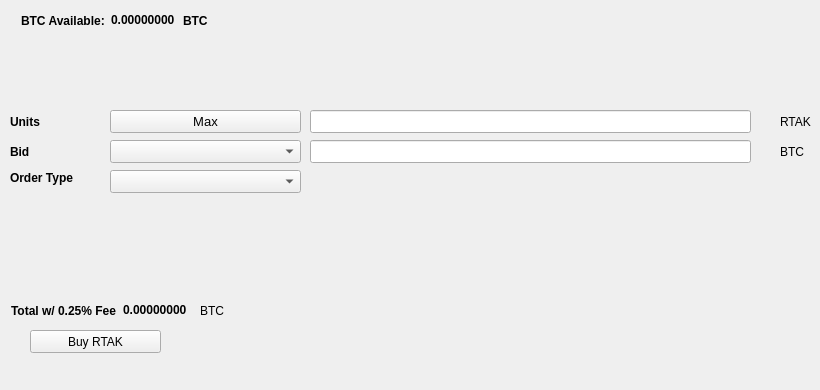
   <widget class="QWidget" name="BuyTab">
    <attribute name="title">
     <string>Buy</string>
    </attribute>
    <widget class="QPushButton" name="BuyRTAK">
     <property name="geometry">
      <rect>
       <x>30</x>
       <y>330</y>
       <width>131</width>
       <height>23</height>
      </rect>
     </property>
     <property name="text">
      <string>Buy RTAK</string>
     </property>
     <property name="icon">
      <iconset resource="../rtak.qrc">
       <normaloff>:/icons/bitcoin</normaloff>:/icons/bitcoin</iconset>
     </property>
    </widget>
    <widget class="QLabel" name="label_3">
     <property name="geometry">
      <rect>
       <x>10</x>
       <y>110</y>
       <width>46</width>
       <height>23</height>
      </rect>
     </property>
     <property name="font">
      <font>
       <weight>75</weight>
       <bold>true</bold>
      </font>
     </property>
     <property name="text">
      <string>Units</string>
     </property>
    </widget>
    <widget class="QLineEdit" name="UnitsInput">
     <property name="geometry">
      <rect>
       <x>310</x>
       <y>110</y>
       <width>441</width>
       <height>23</height>
      </rect>
     </property>
     <property name="font">
      <font>
       <pointsize>9</pointsize>
       <weight>75</weight>
       <bold>true</bold>
      </font>
     </property>
    </widget>
    <widget class="QLineEdit" name="BuyBidPriceEdit">
     <property name="geometry">
      <rect>
       <x>310</x>
       <y>140</y>
       <width>441</width>
       <height>23</height>
      </rect>
     </property>
     <property name="font">
      <font>
       <pointsize>9</pointsize>
       <weight>75</weight>
       <bold>true</bold>
      </font>
     </property>
    </widget>
    <widget class="QLabel" name="label_4">
     <property name="geometry">
      <rect>
       <x>780</x>
       <y>110</y>
       <width>31</width>
       <height>23</height>
      </rect>
     </property>
     <property name="text">
      <string>RTAK</string>
     </property>
    </widget>
    <widget class="QLabel" name="label_5">
     <property name="geometry">
      <rect>
       <x>780</x>
       <y>140</y>
       <width>31</width>
       <height>23</height>
      </rect>
     </property>
     <property name="text">
      <string>BTC</string>
     </property>
    </widget>
    <widget class="QLabel" name="label_6">
     <property name="geometry">
      <rect>
       <x>10</x>
       <y>140</y>
       <width>46</width>
       <height>23</height>
      </rect>
     </property>
     <property name="font">
      <font>
       <weight>75</weight>
       <bold>true</bold>
      </font>
     </property>
     <property name="text">
      <string>Bid</string>
     </property>
    </widget>
    <widget class="QLabel" name="label_7">
     <property name="geometry">
      <rect>
       <x>10</x>
       <y>170</y>
       <width>91</width>
       <height>16</height>
      </rect>
     </property>
     <property name="font">
      <font>
       <weight>75</weight>
       <bold>true</bold>
      </font>
     </property>
     <property name="text">
      <string>Order Type</string>
     </property>
    </widget>
    <widget class="QPushButton" name="Buy_Max_Amount">
     <property name="geometry">
      <rect>
       <x>110</x>
       <y>110</y>
       <width>191</width>
       <height>23</height>
      </rect>
     </property>
     <property name="font">
      <font>
       <pointsize>10</pointsize>
      </font>
     </property>
     <property name="text">
      <string>Max</string>
     </property>
    </widget>
    <widget class="QComboBox" name="BuyBidcomboBox">
     <property name="geometry">
      <rect>
       <x>110</x>
       <y>140</y>
       <width>191</width>
       <height>23</height>
      </rect>
     </property>
     <property name="font">
      <font>
       <pointsize>10</pointsize>
      </font>
     </property>
    </widget>
    <widget class="QComboBox" name="buyOrdertypeCombo">
     <property name="geometry">
      <rect>
       <x>110</x>
       <y>170</y>
       <width>191</width>
       <height>23</height>
      </rect>
     </property>
     <property name="font">
      <font>
       <pointsize>10</pointsize>
      </font>
     </property>
    </widget>
    <widget class="QWidget" name="layoutWidget1">
     <property name="geometry">
      <rect>
       <x>21</x>
       <y>11</y>
       <width>227</width>
       <height>19</height>
      </rect>
     </property>
     <layout class="QHBoxLayout" name="horizontalLayout_3">
      <item>
       <widget class="QLabel" name="label232">
        <property name="font">
         <font>
          <weight>75</weight>
          <bold>true</bold>
         </font>
        </property>
        <property name="text">
         <string>BTC Available:</string>
        </property>
       </widget>
      </item>
      <item>
       <widget class="QLabel" name="BtcAvailableLbl">
        <property name="palette">
         <palette>
          <active>
           <colorrole role="WindowText">
            <brush brushstyle="SolidPattern">
             <color alpha="255">
              <red>0</red>
              <green>0</green>
              <blue>0</blue>
             </color>
            </brush>
           </colorrole>
           <colorrole role="Button">
            <brush brushstyle="SolidPattern">
             <color alpha="255">
              <red>0</red>
              <green>170</green>
              <blue>0</blue>
             </color>
            </brush>
           </colorrole>
           <colorrole role="Light">
            <brush brushstyle="SolidPattern">
             <color alpha="255">
              <red>0</red>
              <green>255</green>
              <blue>0</blue>
             </color>
            </brush>
           </colorrole>
           <colorrole role="Midlight">
            <brush brushstyle="SolidPattern">
             <color alpha="255">
              <red>0</red>
              <green>212</green>
              <blue>0</blue>
             </color>
            </brush>
           </colorrole>
           <colorrole role="Dark">
            <brush brushstyle="SolidPattern">
             <color alpha="255">
              <red>0</red>
              <green>85</green>
              <blue>0</blue>
             </color>
            </brush>
           </colorrole>
           <colorrole role="Mid">
            <brush brushstyle="SolidPattern">
             <color alpha="255">
              <red>0</red>
              <green>113</green>
              <blue>0</blue>
             </color>
            </brush>
           </colorrole>
           <colorrole role="Text">
            <brush brushstyle="SolidPattern">
             <color alpha="255">
              <red>0</red>
              <green>170</green>
              <blue>0</blue>
             </color>
            </brush>
           </colorrole>
           <colorrole role="BrightText">
            <brush brushstyle="SolidPattern">
             <color alpha="255">
              <red>255</red>
              <green>255</green>
              <blue>255</blue>
             </color>
            </brush>
           </colorrole>
           <colorrole role="ButtonText">
            <brush brushstyle="SolidPattern">
             <color alpha="255">
              <red>0</red>
              <green>0</green>
              <blue>0</blue>
             </color>
            </brush>
           </colorrole>
           <colorrole role="Base">
            <brush brushstyle="SolidPattern">
             <color alpha="255">
              <red>255</red>
              <green>255</green>
              <blue>255</blue>
             </color>
            </brush>
           </colorrole>
           <colorrole role="Window">
            <brush brushstyle="SolidPattern">
             <color alpha="255">
              <red>0</red>
              <green>170</green>
              <blue>0</blue>
             </color>
            </brush>
           </colorrole>
           <colorrole role="Shadow">
            <brush brushstyle="SolidPattern">
             <color alpha="255">
              <red>0</red>
              <green>0</green>
              <blue>0</blue>
             </color>
            </brush>
           </colorrole>
           <colorrole role="AlternateBase">
            <brush brushstyle="SolidPattern">
             <color alpha="255">
              <red>127</red>
              <green>212</green>
              <blue>127</blue>
             </color>
            </brush>
           </colorrole>
           <colorrole role="ToolTipBase">
            <brush brushstyle="SolidPattern">
             <color alpha="255">
              <red>255</red>
              <green>255</green>
              <blue>220</blue>
             </color>
            </brush>
           </colorrole>
           <colorrole role="ToolTipText">
            <brush brushstyle="SolidPattern">
             <color alpha="255">
              <red>0</red>
              <green>0</green>
              <blue>0</blue>
             </color>
            </brush>
           </colorrole>
          </active>
          <inactive>
           <colorrole role="WindowText">
            <brush brushstyle="SolidPattern">
             <color alpha="255">
              <red>0</red>
              <green>0</green>
              <blue>0</blue>
             </color>
            </brush>
           </colorrole>
           <colorrole role="Button">
            <brush brushstyle="SolidPattern">
             <color alpha="255">
              <red>0</red>
              <green>170</green>
              <blue>0</blue>
             </color>
            </brush>
           </colorrole>
           <colorrole role="Light">
            <brush brushstyle="SolidPattern">
             <color alpha="255">
              <red>0</red>
              <green>255</green>
              <blue>0</blue>
             </color>
            </brush>
           </colorrole>
           <colorrole role="Midlight">
            <brush brushstyle="SolidPattern">
             <color alpha="255">
              <red>0</red>
              <green>212</green>
              <blue>0</blue>
             </color>
            </brush>
           </colorrole>
           <colorrole role="Dark">
            <brush brushstyle="SolidPattern">
             <color alpha="255">
              <red>0</red>
              <green>85</green>
              <blue>0</blue>
             </color>
            </brush>
           </colorrole>
           <colorrole role="Mid">
            <brush brushstyle="SolidPattern">
             <color alpha="255">
              <red>0</red>
              <green>113</green>
              <blue>0</blue>
             </color>
            </brush>
           </colorrole>
           <colorrole role="Text">
            <brush brushstyle="SolidPattern">
             <color alpha="255">
              <red>0</red>
              <green>170</green>
              <blue>0</blue>
             </color>
            </brush>
           </colorrole>
           <colorrole role="BrightText">
            <brush brushstyle="SolidPattern">
             <color alpha="255">
              <red>255</red>
              <green>255</green>
              <blue>255</blue>
             </color>
            </brush>
           </colorrole>
           <colorrole role="ButtonText">
            <brush brushstyle="SolidPattern">
             <color alpha="255">
              <red>0</red>
              <green>0</green>
              <blue>0</blue>
             </color>
            </brush>
           </colorrole>
           <colorrole role="Base">
            <brush brushstyle="SolidPattern">
             <color alpha="255">
              <red>255</red>
              <green>255</green>
              <blue>255</blue>
             </color>
            </brush>
           </colorrole>
           <colorrole role="Window">
            <brush brushstyle="SolidPattern">
             <color alpha="255">
              <red>0</red>
              <green>170</green>
              <blue>0</blue>
             </color>
            </brush>
           </colorrole>
           <colorrole role="Shadow">
            <brush brushstyle="SolidPattern">
             <color alpha="255">
              <red>0</red>
              <green>0</green>
              <blue>0</blue>
             </color>
            </brush>
           </colorrole>
           <colorrole role="AlternateBase">
            <brush brushstyle="SolidPattern">
             <color alpha="255">
              <red>127</red>
              <green>212</green>
              <blue>127</blue>
             </color>
            </brush>
           </colorrole>
           <colorrole role="ToolTipBase">
            <brush brushstyle="SolidPattern">
             <color alpha="255">
              <red>255</red>
              <green>255</green>
              <blue>220</blue>
             </color>
            </brush>
           </colorrole>
           <colorrole role="ToolTipText">
            <brush brushstyle="SolidPattern">
             <color alpha="255">
              <red>0</red>
              <green>0</green>
              <blue>0</blue>
             </color>
            </brush>
           </colorrole>
          </inactive>
          <disabled>
           <colorrole role="WindowText">
            <brush brushstyle="SolidPattern">
             <color alpha="255">
              <red>0</red>
              <green>85</green>
              <blue>0</blue>
             </color>
            </brush>
           </colorrole>
           <colorrole role="Button">
            <brush brushstyle="SolidPattern">
             <color alpha="255">
              <red>0</red>
              <green>170</green>
              <blue>0</blue>
             </color>
            </brush>
           </colorrole>
           <colorrole role="Light">
            <brush brushstyle="SolidPattern">
             <color alpha="255">
              <red>0</red>
              <green>255</green>
              <blue>0</blue>
             </color>
            </brush>
           </colorrole>
           <colorrole role="Midlight">
            <brush brushstyle="SolidPattern">
             <color alpha="255">
              <red>0</red>
              <green>212</green>
              <blue>0</blue>
             </color>
            </brush>
           </colorrole>
           <colorrole role="Dark">
            <brush brushstyle="SolidPattern">
             <color alpha="255">
              <red>0</red>
              <green>85</green>
              <blue>0</blue>
             </color>
            </brush>
           </colorrole>
           <colorrole role="Mid">
            <brush brushstyle="SolidPattern">
             <color alpha="255">
              <red>0</red>
              <green>113</green>
              <blue>0</blue>
             </color>
            </brush>
           </colorrole>
           <colorrole role="Text">
            <brush brushstyle="SolidPattern">
             <color alpha="255">
              <red>0</red>
              <green>85</green>
              <blue>0</blue>
             </color>
            </brush>
           </colorrole>
           <colorrole role="BrightText">
            <brush brushstyle="SolidPattern">
             <color alpha="255">
              <red>255</red>
              <green>255</green>
              <blue>255</blue>
             </color>
            </brush>
           </colorrole>
           <colorrole role="ButtonText">
            <brush brushstyle="SolidPattern">
             <color alpha="255">
              <red>0</red>
              <green>85</green>
              <blue>0</blue>
             </color>
            </brush>
           </colorrole>
           <colorrole role="Base">
            <brush brushstyle="SolidPattern">
             <color alpha="255">
              <red>0</red>
              <green>170</green>
              <blue>0</blue>
             </color>
            </brush>
           </colorrole>
           <colorrole role="Window">
            <brush brushstyle="SolidPattern">
             <color alpha="255">
              <red>0</red>
              <green>170</green>
              <blue>0</blue>
             </color>
            </brush>
           </colorrole>
           <colorrole role="Shadow">
            <brush brushstyle="SolidPattern">
             <color alpha="255">
              <red>0</red>
              <green>0</green>
              <blue>0</blue>
             </color>
            </brush>
           </colorrole>
           <colorrole role="AlternateBase">
            <brush brushstyle="SolidPattern">
             <color alpha="255">
              <red>0</red>
              <green>170</green>
              <blue>0</blue>
             </color>
            </brush>
           </colorrole>
           <colorrole role="ToolTipBase">
            <brush brushstyle="SolidPattern">
             <color alpha="255">
              <red>255</red>
              <green>255</green>
              <blue>220</blue>
             </color>
            </brush>
           </colorrole>
           <colorrole role="ToolTipText">
            <brush brushstyle="SolidPattern">
             <color alpha="255">
              <red>0</red>
              <green>0</green>
              <blue>0</blue>
             </color>
            </brush>
           </colorrole>
          </disabled>
         </palette>
        </property>
        <property name="font">
         <font>
          <weight>75</weight>
          <bold>true</bold>
         </font>
        </property>
        <property name="text">
         <string>0.00000000</string>
        </property>
        <property name="textInteractionFlags">
         <set>Qt::LinksAccessibleByMouse|Qt::TextSelectableByKeyboard|Qt::TextSelectableByMouse</set>
        </property>
       </widget>
      </item>
      <item>
       <widget class="QLabel" name="BtcAvailableLbl_2">
        <property name="font">
         <font>
          <weight>75</weight>
          <bold>true</bold>
         </font>
        </property>
        <property name="text">
         <string>BTC</string>
        </property>
       </widget>
      </item>
     </layout>
    </widget>
    <widget class="QWidget" name="layoutWidge2">
     <property name="geometry">
      <rect>
       <x>11</x>
       <y>301</y>
       <width>259</width>
       <height>19</height>
      </rect>
     </property>
     <layout class="QHBoxLayout" name="horizontalLayout_4">
      <item>
       <widget class="QLabel" name="label_9">
        <property name="font">
         <font>
          <weight>75</weight>
          <bold>true</bold>
         </font>
        </property>
        <property name="text">
         <string>Total w/ 0.25% Fee</string>
        </property>
       </widget>
      </item>
      <item>
       <widget class="QLabel" name="BuyCostLabel">
        <property name="palette">
         <palette>
          <active>
           <colorrole role="WindowText">
            <brush brushstyle="SolidPattern">
             <color alpha="255">
              <red>0</red>
              <green>0</green>
              <blue>0</blue>
             </color>
            </brush>
           </colorrole>
           <colorrole role="Button">
            <brush brushstyle="SolidPattern">
             <color alpha="255">
              <red>0</red>
              <green>170</green>
              <blue>0</blue>
             </color>
            </brush>
           </colorrole>
           <colorrole role="Light">
            <brush brushstyle="SolidPattern">
             <color alpha="255">
              <red>0</red>
              <green>255</green>
              <blue>0</blue>
             </color>
            </brush>
           </colorrole>
           <colorrole role="Midlight">
            <brush brushstyle="SolidPattern">
             <color alpha="255">
              <red>0</red>
              <green>212</green>
              <blue>0</blue>
             </color>
            </brush>
           </colorrole>
           <colorrole role="Dark">
            <brush brushstyle="SolidPattern">
             <color alpha="255">
              <red>0</red>
              <green>85</green>
              <blue>0</blue>
             </color>
            </brush>
           </colorrole>
           <colorrole role="Mid">
            <brush brushstyle="SolidPattern">
             <color alpha="255">
              <red>0</red>
              <green>113</green>
              <blue>0</blue>
             </color>
            </brush>
           </colorrole>
           <colorrole role="Text">
            <brush brushstyle="SolidPattern">
             <color alpha="255">
              <red>0</red>
              <green>170</green>
              <blue>0</blue>
             </color>
            </brush>
           </colorrole>
           <colorrole role="BrightText">
            <brush brushstyle="SolidPattern">
             <color alpha="255">
              <red>255</red>
              <green>255</green>
              <blue>255</blue>
             </color>
            </brush>
           </colorrole>
           <colorrole role="ButtonText">
            <brush brushstyle="SolidPattern">
             <color alpha="255">
              <red>0</red>
              <green>0</green>
              <blue>0</blue>
             </color>
            </brush>
           </colorrole>
           <colorrole role="Base">
            <brush brushstyle="SolidPattern">
             <color alpha="255">
              <red>255</red>
              <green>255</green>
              <blue>255</blue>
             </color>
            </brush>
           </colorrole>
           <colorrole role="Window">
            <brush brushstyle="SolidPattern">
             <color alpha="255">
              <red>0</red>
              <green>170</green>
              <blue>0</blue>
             </color>
            </brush>
           </colorrole>
           <colorrole role="Shadow">
            <brush brushstyle="SolidPattern">
             <color alpha="255">
              <red>0</red>
              <green>0</green>
              <blue>0</blue>
             </color>
            </brush>
           </colorrole>
           <colorrole role="AlternateBase">
            <brush brushstyle="SolidPattern">
             <color alpha="255">
              <red>127</red>
              <green>212</green>
              <blue>127</blue>
             </color>
            </brush>
           </colorrole>
           <colorrole role="ToolTipBase">
            <brush brushstyle="SolidPattern">
             <color alpha="255">
              <red>255</red>
              <green>255</green>
              <blue>220</blue>
             </color>
            </brush>
           </colorrole>
           <colorrole role="ToolTipText">
            <brush brushstyle="SolidPattern">
             <color alpha="255">
              <red>0</red>
              <green>0</green>
              <blue>0</blue>
             </color>
            </brush>
           </colorrole>
          </active>
          <inactive>
           <colorrole role="WindowText">
            <brush brushstyle="SolidPattern">
             <color alpha="255">
              <red>0</red>
              <green>0</green>
              <blue>0</blue>
             </color>
            </brush>
           </colorrole>
           <colorrole role="Button">
            <brush brushstyle="SolidPattern">
             <color alpha="255">
              <red>0</red>
              <green>170</green>
              <blue>0</blue>
             </color>
            </brush>
           </colorrole>
           <colorrole role="Light">
            <brush brushstyle="SolidPattern">
             <color alpha="255">
              <red>0</red>
              <green>255</green>
              <blue>0</blue>
             </color>
            </brush>
           </colorrole>
           <colorrole role="Midlight">
            <brush brushstyle="SolidPattern">
             <color alpha="255">
              <red>0</red>
              <green>212</green>
              <blue>0</blue>
             </color>
            </brush>
           </colorrole>
           <colorrole role="Dark">
            <brush brushstyle="SolidPattern">
             <color alpha="255">
              <red>0</red>
              <green>85</green>
              <blue>0</blue>
             </color>
            </brush>
           </colorrole>
           <colorrole role="Mid">
            <brush brushstyle="SolidPattern">
             <color alpha="255">
              <red>0</red>
              <green>113</green>
              <blue>0</blue>
             </color>
            </brush>
           </colorrole>
           <colorrole role="Text">
            <brush brushstyle="SolidPattern">
             <color alpha="255">
              <red>0</red>
              <green>170</green>
              <blue>0</blue>
             </color>
            </brush>
           </colorrole>
           <colorrole role="BrightText">
            <brush brushstyle="SolidPattern">
             <color alpha="255">
              <red>255</red>
              <green>255</green>
              <blue>255</blue>
             </color>
            </brush>
           </colorrole>
           <colorrole role="ButtonText">
            <brush brushstyle="SolidPattern">
             <color alpha="255">
              <red>0</red>
              <green>0</green>
              <blue>0</blue>
             </color>
            </brush>
           </colorrole>
           <colorrole role="Base">
            <brush brushstyle="SolidPattern">
             <color alpha="255">
              <red>255</red>
              <green>255</green>
              <blue>255</blue>
             </color>
            </brush>
           </colorrole>
           <colorrole role="Window">
            <brush brushstyle="SolidPattern">
             <color alpha="255">
              <red>0</red>
              <green>170</green>
              <blue>0</blue>
             </color>
            </brush>
           </colorrole>
           <colorrole role="Shadow">
            <brush brushstyle="SolidPattern">
             <color alpha="255">
              <red>0</red>
              <green>0</green>
              <blue>0</blue>
             </color>
            </brush>
           </colorrole>
           <colorrole role="AlternateBase">
            <brush brushstyle="SolidPattern">
             <color alpha="255">
              <red>127</red>
              <green>212</green>
              <blue>127</blue>
             </color>
            </brush>
           </colorrole>
           <colorrole role="ToolTipBase">
            <brush brushstyle="SolidPattern">
             <color alpha="255">
              <red>255</red>
              <green>255</green>
              <blue>220</blue>
             </color>
            </brush>
           </colorrole>
           <colorrole role="ToolTipText">
            <brush brushstyle="SolidPattern">
             <color alpha="255">
              <red>0</red>
              <green>0</green>
              <blue>0</blue>
             </color>
            </brush>
           </colorrole>
          </inactive>
          <disabled>
           <colorrole role="WindowText">
            <brush brushstyle="SolidPattern">
             <color alpha="255">
              <red>0</red>
              <green>85</green>
              <blue>0</blue>
             </color>
            </brush>
           </colorrole>
           <colorrole role="Button">
            <brush brushstyle="SolidPattern">
             <color alpha="255">
              <red>0</red>
              <green>170</green>
              <blue>0</blue>
             </color>
            </brush>
           </colorrole>
           <colorrole role="Light">
            <brush brushstyle="SolidPattern">
             <color alpha="255">
              <red>0</red>
              <green>255</green>
              <blue>0</blue>
             </color>
            </brush>
           </colorrole>
           <colorrole role="Midlight">
            <brush brushstyle="SolidPattern">
             <color alpha="255">
              <red>0</red>
              <green>212</green>
              <blue>0</blue>
             </color>
            </brush>
           </colorrole>
           <colorrole role="Dark">
            <brush brushstyle="SolidPattern">
             <color alpha="255">
              <red>0</red>
              <green>85</green>
              <blue>0</blue>
             </color>
            </brush>
           </colorrole>
           <colorrole role="Mid">
            <brush brushstyle="SolidPattern">
             <color alpha="255">
              <red>0</red>
              <green>113</green>
              <blue>0</blue>
             </color>
            </brush>
           </colorrole>
           <colorrole role="Text">
            <brush brushstyle="SolidPattern">
             <color alpha="255">
              <red>0</red>
              <green>85</green>
              <blue>0</blue>
             </color>
            </brush>
           </colorrole>
           <colorrole role="BrightText">
            <brush brushstyle="SolidPattern">
             <color alpha="255">
              <red>255</red>
              <green>255</green>
              <blue>255</blue>
             </color>
            </brush>
           </colorrole>
           <colorrole role="ButtonText">
            <brush brushstyle="SolidPattern">
             <color alpha="255">
              <red>0</red>
              <green>85</green>
              <blue>0</blue>
             </color>
            </brush>
           </colorrole>
           <colorrole role="Base">
            <brush brushstyle="SolidPattern">
             <color alpha="255">
              <red>0</red>
              <green>170</green>
              <blue>0</blue>
             </color>
            </brush>
           </colorrole>
           <colorrole role="Window">
            <brush brushstyle="SolidPattern">
             <color alpha="255">
              <red>0</red>
              <green>170</green>
              <blue>0</blue>
             </color>
            </brush>
           </colorrole>
           <colorrole role="Shadow">
            <brush brushstyle="SolidPattern">
             <color alpha="255">
              <red>0</red>
              <green>0</green>
              <blue>0</blue>
             </color>
            </brush>
           </colorrole>
           <colorrole role="AlternateBase">
            <brush brushstyle="SolidPattern">
             <color alpha="255">
              <red>0</red>
              <green>170</green>
              <blue>0</blue>
             </color>
            </brush>
           </colorrole>
           <colorrole role="ToolTipBase">
            <brush brushstyle="SolidPattern">
             <color alpha="255">
              <red>255</red>
              <green>255</green>
              <blue>220</blue>
             </color>
            </brush>
           </colorrole>
           <colorrole role="ToolTipText">
            <brush brushstyle="SolidPattern">
             <color alpha="255">
              <red>0</red>
              <green>0</green>
              <blue>0</blue>
             </color>
            </brush>
           </colorrole>
          </disabled>
         </palette>
        </property>
        <property name="font">
         <font>
          <weight>75</weight>
          <bold>true</bold>
         </font>
        </property>
        <property name="autoFillBackground">
         <bool>false</bool>
        </property>
        <property name="text">
         <string>0.00000000</string>
        </property>
        <property name="textInteractionFlags">
         <set>Qt::LinksAccessibleByMouse|Qt::TextSelectableByMouse</set>
        </property>
       </widget>
      </item>
      <item>
       <widget class="QLabel" name="label_10">
        <property name="font">
         <font>
          <weight>50</weight>
          <bold>false</bold>
         </font>
        </property>
        <property name="text">
         <string>BTC</string>
        </property>
       </widget>
      </item>
     </layout>
    </widget>
    <widget class="QLabel" name="label_24">
     <property name="geometry">
      <rect>
       <x>460</x>
       <y>300</y>
       <width>281</width>
       <height>81</height>
      </rect>
     </property>
     <property name="text">
      <string/>
     </property>
     <property name="pixmap">
      <pixmap>:/images/bittrex</pixmap>
     </property>
    </widget>
   </widget>
